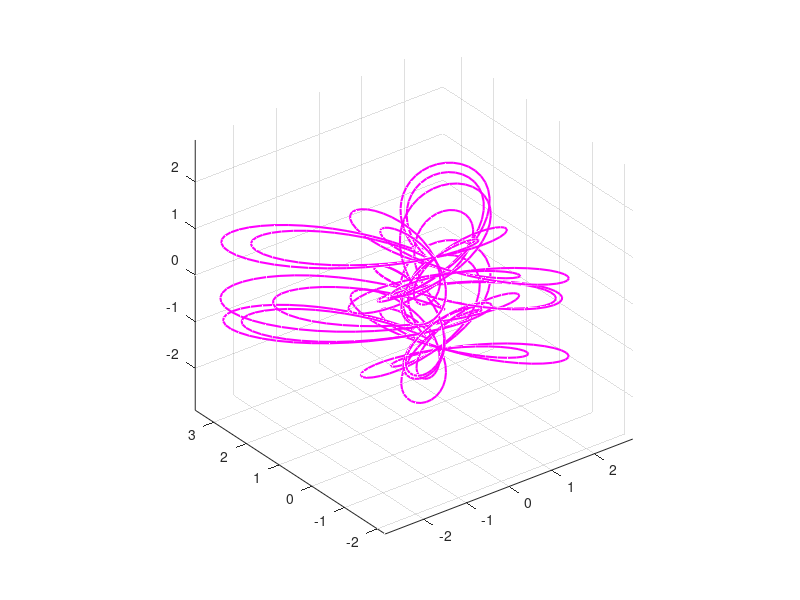
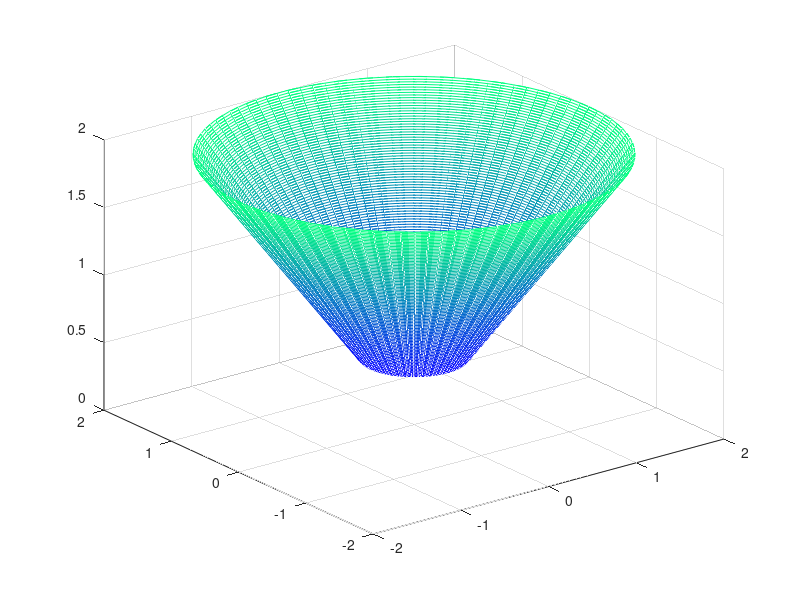
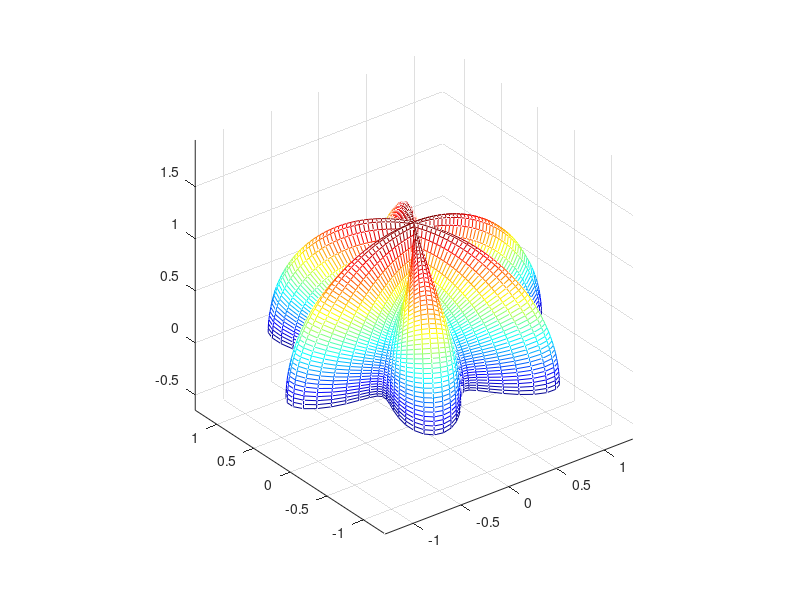
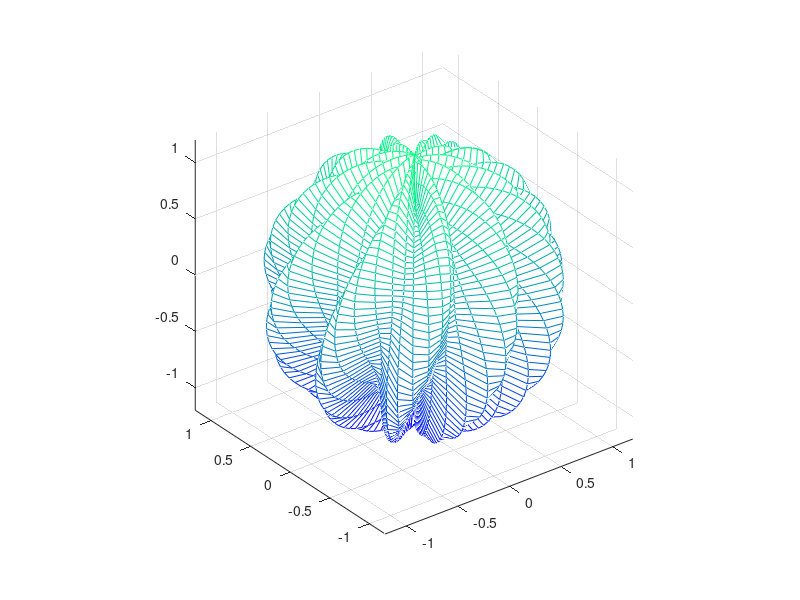

Source code (MATLAB) for these figures, in order:
% KURVA KUPU-KUPU PARAMETRIK
t = linspace(0, 12*pi, 1000);
x = sin(t) .* (exp(cos(t)) - 2*cos(4*t) - sin(t/12).^5);
y = cos(t) .* (exp(cos(t)) - 2*cos(4*t) - sin(t/12).^5);
z = sin(t/3);
figure(1);
plot3(x, y, z, 'm', 'LineWidth', 1.5);
grid on; axis equal;


% PERMUKAAN SPIRAL
theta = linspace(0, 4*pi, 100);
r = linspace(0.5, 2, 100);
[Theta, R] = meshgrid(theta, r);
X = R .* cos(Theta);
Y = R .* sin(Theta);
Z = R;
figure(2);
mesh(X, Y, Z)
colormap(winter)


% FLOWER MESH DOME
theta = linspace(0, 2*pi, 100);
phi = linspace(0, pi/2, 50);
[Theta, Phi] = meshgrid(theta, phi);
R = 1 + 0.3*cos(6*Theta);
X = R .* sin(Phi) .* cos(Theta);
Y = R .* sin(Phi) .* sin(Theta);
Z = R .* cos(Phi);
figure(3);
mesh(X, Y, Z)
colormap(jet)
axis equal


% LATTICE SHELL
[u, v] = meshgrid(linspace(0, pi, 60), linspace(0, 2*pi, 60));
r = 1 + 0.2*sin(10*v + 3*u);
x = r .* sin(u) .* cos(v);
y = r .* sin(u) .* sin(v);
z = r .* cos(u);
figure(4);
mesh(x, y, z)
colormap(cool)
axis equal


% WAVY STAR DISC
[x, y] = meshgrid(-3:0.05:3);
r = sqrt(x.^2 + y.^2);
theta = atan2(y, x);
z = cos(5*theta) .* exp(-r.^2);
colormap(winter)
axis equal
figure(5);
contourf(x, y, z, 50)


% GELOMBANG PAPAN SELANCAR
[x, y] = meshgrid(-10:0.2:10, -10:0.2:10);
z = sin(x) + cos(y);
figure(6);
surf(x, y, z);
shading interp; colormap cool;
xlabel('X'); ylabel('Y'); zlabel('Z');


% COSMIC FUNNEL GRID
theta = linspace(0, 6*pi, 100);
r = linspace(0.2, 2, 100);
[Theta, R] = meshgrid(theta, r);
X = R .* cos(Theta);
Y = R .* sin(Theta);
Z = log(R) .* sin(3*Theta);
figure(7);
mesh(X, Y, Z)
colormap(summer)
axis equal


% SPIRAL CONE FLOW
theta = linspace(0, 6*pi, 200);
r = linspace(0.1, 3, 200);
[Theta, R] = meshgrid(theta, r);
X = R .* cos(Theta);
Y = R .* sin(Theta);
Z = R .* log(R + 1) .* sin(2*Theta);
figure(8);
mesh(X, Y, Z)
colormap(autumn)
axis equal


% LOG SPIRAL RIDGE
theta = linspace(0, 4*pi, 300);
r = exp(0.1 * theta);
[Theta, R] = meshgrid(theta, r);
X = R .* cos(Theta);
Y = R .* sin(Theta);
Z = sin(R);
figure(9);
surf(X, Y, Z)
shading interp
colormap(cool)
axis equal


% TWISTED GALAXY SURFACE
theta = linspace(0, 8*pi, 250);
r = linspace(0.5, 2.5, 250);
[Theta, R] = meshgrid(theta, r);
X = R .* cos(Theta);
Y = R .* sin(Theta);
Z = R .* sin(Theta/2) .* cos(3*R);
figure(10);
mesh(X, Y, Z)
colormap(pink)
axis equal


% % FRACTAL RIPPLE SPIRAL 
theta = linspace(0, 10*pi, 400);
r = linspace(0.1, 3, 400);
[Theta, R] = meshgrid(theta, r);
X = R .* cos(Theta);
Y = R .* sin(Theta);
Z = sin(5*log(R + 1)) .* cos(Theta);
figure(11);
surf(X, Y, Z)
colormap(cool)
shading interp
axis equal


% %DIMENSIONAL WARP GRID
theta = linspace(0, 6*pi, 200);
r = linspace(0.5, 2, 200);
[Theta, R] = meshgrid(theta, r);
X = R .* cos(Theta);
Y = R .* sin(Theta);
Z = atan(R .* sin(Theta)) + cos(3*Theta);
figure(12);
mesh(X, Y, Z)
colormap(cool)
axis equal


% BUNGA TERATAI
theta = linspace(0, 2*pi, 1000);
r = abs(sin(3*theta) .* cos(2*theta)).^0.8;  % kelopak tumpul
x = r .* cos(theta);
y = r .* sin(theta);
figure(13);
plot(x, y, 'g', 'LineWidth', 2);
axis equal;
grid on;


% BINTANG LAUT PARAMETRIK
theta = linspace(0, 2*pi, 1000);
r = 1 + 0.5*sin(5*theta);  % 5 lengan
x = r .* cos(theta);
y = r .* sin(theta);
figure(14);
plot(x, y, 'r', 'LineWidth', 2);
axis equal;
grid on;


% DAUN SEMANGGI TIGA DAUN
theta = linspace(0, 2*pi, 1000);
r = sin(3*theta);  % 3 kelopak hati
x = r .* cos(theta);
y = r .* sin(theta);
figure(15);
plot(x, y, 'g', 'LineWidth', 2);
axis equal;
grid on;


% PERMUKAAN LOGO BERGELOMBANG ASIMETRIS
x = -3:0.1:3;
y = -3:0.1:3;
[X, Y] = meshgrid(x, y);
Z = sin(X) + cos(Y) + 0.3*X.*Y;
figure(16);
mesh(X, Y, Z);
colormap(spring);



